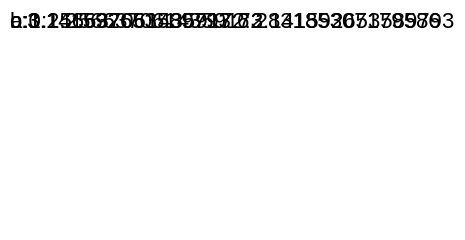

Source (Vega-Lite JSON):
### Vega specification from a JSON file in a GitHub repository (floating-point values rounded to 4 significant figures)
{"width": 200, "height": 100, "padding": 5, "data": [{"name": "t", "values": [{"k": "a", "v": 4}, {"k": "b", "v": 6}, {"k": "c", "v": 10}], "transform": [{"type": "pie", "field": "v"}]}], "marks": [{"type": "text", "from": {"data": "t"}, "encode": {"update": {"text": {"signal": "datum.k + \":\" + datum.startAngle + \":\" + datum.endAngle"}}}}]}
